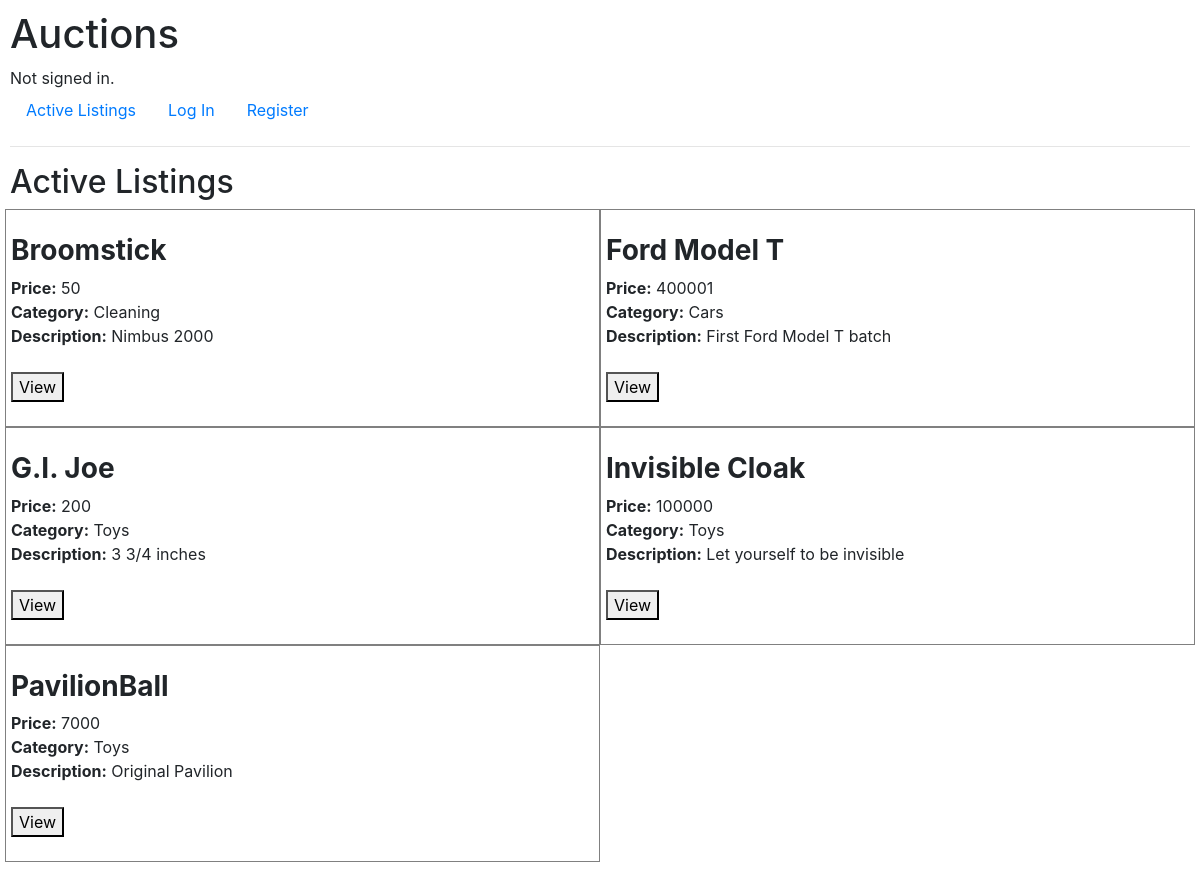
The page / on the database its author committed.
### auctions/models.py (models this page shows)
class AuctionListing(models.Model):
    title = models.CharField(max_length=34)
    category = models.CharField(max_length=20)
    price = models.IntegerField()
    img_url = models.CharField(max_length=300, blank=True, default='')
    description = models.CharField(max_length=55)
    owner = models.ForeignKey(User, on_delete=models.CASCADE, related_name="owner")
    state = models.CharField(max_length=6, default='open')

### auctions/views.py (the view)
# urls.py: path("", views.index, name="index"),
def index(request):
    listings = AuctionListing.objects.all().values()
    return render(request, "auctions/index.html", {"listings": listings})

### auctions/templates/auctions/index.html (shortened to what this page needs)
{% extends "auctions/layout.html" %}
{% block body %}
    <h2>Active Listings</h2>
    <div class="form-row">
        {% for listing in listings %}
        <div id="listing" class="col-md-6 col-lg-6">
            <br>
            <h3><b>{{ listing.title }}</b></h3>
            <p id="listing_info"><b>Price:</b> {{ listing.price }}</p>
            <p id="listing_info"><b>Category:</b> {{ listing.category }}</p>
            <p id="listing_info"><b>Description:</b> {{ listing.description }}</p>
            <br>
            <button onclick="location.href='/auctions/{{ listing.id }}'">View</button>
            <br>
            <br>
        </div>
        {% endfor %}
    </div>
{% endblock %}

### auctions/templates/auctions/layout.html (shortened to what this page needs)
{% load static %}
<!DOCTYPE html>
<html lang="en">
    <head>
        <link rel="stylesheet" href="https://stackpath.bootstrapcdn.com/bootstrap/4.4.1/css/bootstrap.min.css">
        <link href="{% static 'auctions/styles.css' %}" rel="stylesheet">
    </head>
    <body>
        <h1>Auctions</h1>
        <div>
            {% if user.is_authenticated %}
                Signed in as <strong>{{ user.username }}</strong>.
            {% else %}
                Not signed in.
            {% endif %}
        </div>
        <ul class="nav">
            <li class="nav-item">
                <a class="nav-link" href="{% url 'index' %}">Active Listings</a>
            </li>
            {% if user.is_authenticated %}
                <li class="nav-item">
                    <a class="nav-link" href="{% url 'createListing' %}">Create Listing</a>
                </li>
                <li class="nav-item">
                    <a class="nav-link" href="{% url 'watchlist' %}">Watchlist</a>
                </li>
                <li class="nav-item">
                    <a class="nav-link" href="{% url 'categories' %}">Categories</a>
                </li>
                <li class="nav-item">
                    <a class="nav-link" href="{% url 'logout' %}">Log Out</a>
                </li>
            {% else %}
                <li class="nav-item">
                    <a class="nav-link" href="{% url 'login' %}">Log In</a>
                </li>
                <li class="nav-item">
                    <a class="nav-link" href="{% url 'register' %}">Register</a>
                </li>
            {% endif %}
        </ul>
        <hr>
        {% block body %}
        {% endblock %}
    </body>
</html>

### auctions/static/auctions/styles.css (style rules this page uses)
body { padding: 10px; }
#listing_info { margin: 0 0 0 0; }
#listing { border-style: solid; border-width: thin; border-color: grey; }

### rows shown on the page
AuctionListing: title "Broomstick", price "50", category "Cleaning", description "Nimbus 2000"
AuctionListing: title "Ford Model T", price "400001", category "Cars", description "First Ford Model T batch"
AuctionListing: title "G.I. Joe", price "200", category "Toys", description "3 3/4 inches"
AuctionListing: title "Invisible Cloak", price "100000", category "Toys", description "Let yourself to be invisible"
AuctionListing: title "PavilionBall", price "7000", category "Toys", description "Original Pavilion"
